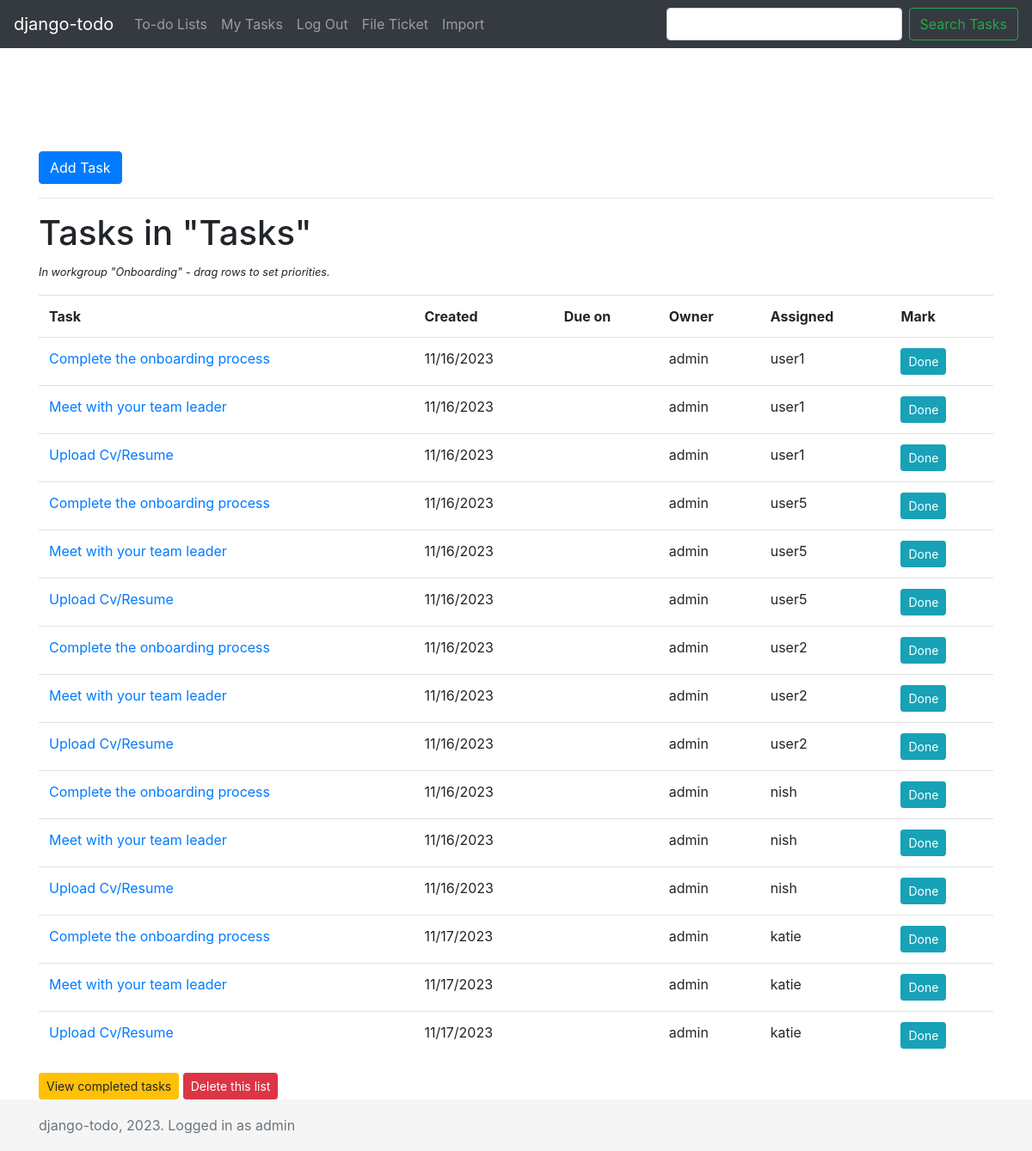
The app's page /todo/1/Onboarding/ (signed in) with its own data.
### todo/models.py (models this page shows, shortened)
class TaskList(models.Model):
    name = models.CharField(max_length=60)
    slug = models.SlugField(default="")
    group = models.ForeignKey(Group, on_delete=models.CASCADE)
    class Meta:
        ordering = ["name"]
        verbose_name_plural = "Task Lists"
        unique_together = ("group", "slug")

class Task(models.Model):
    title = models.CharField(max_length=140)
    task_list = models.ForeignKey(TaskList, on_delete=models.CASCADE, null=True)
    created_date = models.DateField(default=timezone.now, blank=True, null=True)
    due_date = models.DateField(blank=True, null=True)
    completed = models.BooleanField(default=False)
    completed_date = models.DateField(blank=True, null=True)
    created_by = models.ForeignKey(
        settings.AUTH_USER_MODEL,
        null=True,
        blank=True,
        related_name="todo_created_by",
        on_delete=models.CASCADE,
    )
    assigned_to = models.ForeignKey(
        settings.AUTH_USER_MODEL,
        blank=True,
        null=True,
        related_name="todo_assigned_to",
        on_delete=models.CASCADE,
    )
    note = models.TextField(blank=True, null=True)
    priority = models.PositiveIntegerField(blank=True, null=True)
    def overdue_status(self):
        if self.due_date and datetime.date.today() > self.due_date:
            return True
    class Meta:
        ordering = ["priority", "created_date"]

### todo/views/list_detail.py (the view)
# urls.py: path("<int:list_id>/<str:list_slug>/", views.list_detail, name="list_detail"),
@login_required
def list_detail(request, list_id=None, list_slug=None, view_completed=False) -> HttpResponse:
    task_list = None
    form = None
    if list_slug == "mine":
        tasks = Task.objects.filter(assigned_to=request.user)
    else:
        task_list = get_object_or_404(TaskList, id=list_id)
        if task_list.group not in request.user.groups.all() and not request.user.is_superuser:
            raise PermissionDenied
        tasks = Task.objects.filter(task_list=task_list.id)
    if view_completed:
        tasks = tasks.filter(completed=True)
    else:
        tasks = tasks.filter(completed=False)
    if request.POST.getlist("add_edit_task"):
        form = AddEditTaskForm(
            request.user,
            request.POST,
            initial={"assigned_to": request.user.id, "priority": 999, "task_list": task_list},
        )
        if form.is_valid():
            new_task = form.save(commit=False)
            new_task.created_by = request.user
            new_task.note = bleach.clean(form.cleaned_data["note"], strip=True)
            form.save()
            if (
                "notify" in request.POST
                and new_task.assigned_to
                and new_task.assigned_to != request.user
            ):
                send_notify_mail(new_task)
            messages.success(request, 'New task "{t}" has been added.'.format(t=new_task.title))
            return redirect(request.path)
    else:
        if list_slug not in ["mine", "recent-add", "recent-complete"]:
            form = AddEditTaskForm(
                request.user,
                initial={"assigned_to": request.user.id, "priority": 999, "task_list": task_list},
            )
    context = {
        "list_id": list_id,
        "list_slug": list_slug,
        "task_list": task_list,
        "form": form,
        "tasks": tasks,
        "view_completed": view_completed,
    }
    return render(request, "todo/list_detail.html", context)

### todo/forms.py (shortened to what this page needs)
class AddEditTaskForm(ModelForm):
    def __init__(self, user, *args, **kwargs):
        super().__init__(*args, **kwargs)
        task_list = kwargs.get("initial").get("task_list")
        members = task_list.group.user_set.all()
        self.fields["assigned_to"].queryset = members
        self.fields["assigned_to"].label_from_instance = lambda obj: "%s (%s)" % (
            obj.get_full_name(),
            obj.username,
        )
        self.fields["assigned_to"].widget.attrs = {
            "id": "id_assigned_to",
            "class": "custom-select mb-3",
            "name": "assigned_to",
        }
        self.fields["task_list"].value = kwargs["initial"]["task_list"].id
    due_date = forms.DateField(widget=forms.DateInput(attrs={"type": "date"}), required=False)
    title = forms.CharField(widget=forms.widgets.TextInput())
    note = forms.CharField(widget=forms.Textarea(), required=False)
    completed = forms.BooleanField(required=False)
    class Meta:
        model = Task
        exclude = []

### todo/templates/todo/list_detail.html (shortened to what this page needs)
{% extends "todo/base.html" %}
{% load static %}
{% block content %}
  {% if list_slug != "mine" %}
    <button class="btn btn-primary" id="AddTaskButton" type="button"
      data-toggle="collapse" data-target="#AddEditTask">Add Task</button>
    <hr />
  {% endif %}
  {% if tasks %}
    {% if list_slug == "mine" %}
      <h1>Tasks assigned to me (in all groups)</h1>
    {% else %}
      <h1>{{ view_completed|yesno:"Completed tasks, Tasks" }} in "{{ task_list.name }}"</h1>
      <p><small><i>In workgroup "{{ task_list.group }}" - drag rows to set priorities.</i></small></p>
    {% endif %}
      <table class="table" id="tasktable">
        <tr class="nodrop">
          <th>Task</th>
          <th>Created</th>
          <th>Due on</th>
          <th>Owner</th>
          <th>Assigned</th>
          <th>Mark</th>
        </tr>
        {% for task in tasks %}
          <tr id="{{ task.id }}">
            <td>
                <a href="{% url 'todo:task_detail' task.id %}">{{ task.title|truncatewords:10 }}</a>
            </td>
            <td>
                {{ task.created_date|date:"m/d/Y" }}
            </td>
            <td>
            </td>
            <td>
              {{ task.created_by }}
            </td>
            <td>
              {% if task.assigned_to %}{{ task.assigned_to }}{% else %}Anyone{% endif %}
            </td>
            <td>
              <form method="post" action="{% url "todo:task_toggle_done" task.id %}" role="form">
                <button class="btn btn-info btn-sm" type="submit" name="toggle_done">
                  {% if view_completed %}
                    Not Done
                  {% else %}
                    Done
                  {% endif %}
                </button>
              </form>
            </td>
          </tr>
        {% endfor %}
      </table>
      {% include 'todo/include/toggle_delete.html' %}
  {% else %}
    <h4>No tasks on this list yet (add one!)</h4>
    {% include 'todo/include/toggle_delete.html' %}
  {% endif %}
{% endblock %}

### todo/templates/todo/base.html
{% extends "base.html" %}
{% load static %}
{% block extrahead %}
	<link rel="stylesheet" type="text/css" href="{% static 'todo/css/styles.css' %}" />
{% endblock extrahead %}

### todo/templates/base.html (shortened to what this page needs)
{% load static %}
<!doctype html>
<html lang="en">
  <head>
    <link rel="stylesheet" href="https://maxcdn.bootstrapcdn.com/bootstrap/4.0.0/css/bootstrap.min.css">
    <link href="/static/css/sticky-footer-navbar.css" rel="stylesheet">
    {% block extrahead %}{% endblock extrahead %}
  </head>
  <body>
    <header style="margin-bottom:100px">
      <nav class="navbar navbar-expand-md navbar-dark fixed-top bg-dark">
        <a class="navbar-brand" href="/">django-todo</a>
        <div class="collapse navbar-collapse" id="navbarCollapse">
          <ul class="navbar-nav mr-auto">
            {% if user.is_authenticated %}
              <li class="nav-item"><a href="{% url 'todo:lists' %}" class="nav-link">To-do Lists</a></li>
              <li class="nav-item"><a href="{% url 'todo:mine' %}" class="nav-link">My Tasks</a></li>
              <li class="nav-item"><a href="{% url 'todo:logout' %}" class="nav-link">Log Out</a></li>
              <li class="nav-item"><a href="{% url 'todo:external_add' %}" class="nav-link">File Ticket</a></li>
              <li class="nav-item"><a href="{% url 'todo:import_csv' %}" class="nav-link">Import</a></li>
            {% else %}
              {% comment %} <li class="nav-item"><a href="{% url 'login' %}" class="nav-link">Log In</a></li> {% endcomment %}
            {% endif %}
          </ul>
          {% if user.is_authenticated %}
      		  <form class="form-inline mt-2 mt-md-0" action="{% url 'todo:search' %}" method="get" placeholder="Search" aria-label="Search">
              <input type="text" name="q" value="" class="form-control mr-sm-2" id="q">
              <input type="submit" value="Search Tasks" class="btn btn-outline-success my-2 my-sm-0">
            </form>
          {% endif %}
        </div>
      </nav>
    </header>
    <main role="main" class="container" >
      {% block content %}{% endblock %}
    </main>
    <footer class="footer">
      <div class="container">
        <span class="text-muted">
          django-todo, {% now "Y" %}.
          {% if user.is_authenticated %}Logged in as {{ user.username }}{% endif %}</span>
      </div>
    </footer>
  </body>
</html>

### todo/templates/todo/include/toggle_delete.html
  {% if list_slug != "mine" %}
    {% if view_completed %}
      <a href="{% url 'todo:list_detail' list_id list_slug %}" class="btn btn-sm btn-warning">View incomplete tasks</a>
    {% else %}
      <a href="{% url 'todo:list_detail_completed' list_id list_slug %}" class="btn btn-sm btn-warning">View completed tasks</a>
    {% endif %}
    <a href="{% url 'todo:del_list' list_id list_slug %}" class="btn btn-sm btn-danger">Delete this list</a>
  {% endif %}

### todo/static/todo/css/sticky-footer-navbar.css (style rules this page uses)
html { position: relative; min-height: 100%; }
body { margin-bottom: 60px; }
.footer { position: absolute; bottom: 0; width: 100%; height: 60px; line-height: 60px; background-color: #f5f5f5; }
body > .container { padding: 60px 15px 0; }
.footer > .container { padding-right: 15px; padding-left: 15px; }

### records on screen
TaskList: name "Tasks", group "Onboarding"
Task: title "Complete the onboarding process", created_date "11/16/2023", created_by "admin", assigned_to "user1"
Task: title "Meet with your team leader", created_date "11/16/2023", created_by "admin", assigned_to "user1"
Task: title "Upload Cv/Resume", created_date "11/16/2023", created_by "admin", assigned_to "user1"
Task: title "Complete the onboarding process", created_date "11/16/2023", created_by "admin", assigned_to "user5"
Task: title "Meet with your team leader", created_date "11/16/2023", created_by "admin", assigned_to "user5"
Task: title "Upload Cv/Resume", created_date "11/16/2023", created_by "admin", assigned_to "user5"
Task: title "Complete the onboarding process", created_date "11/16/2023", created_by "admin", assigned_to "user2"
Task: title "Meet with your team leader", created_date "11/16/2023", created_by "admin", assigned_to "user2"
Task: title "Upload Cv/Resume", created_date "11/16/2023", created_by "admin", assigned_to "user2"
Task: title "Complete the onboarding process", created_date "11/16/2023", created_by "admin", assigned_to "nish"
Task: title "Meet with your team leader", created_date "11/16/2023", created_by "admin", assigned_to "nish"
Task: title "Upload Cv/Resume", created_date "11/16/2023", created_by "admin", assigned_to "nish"
Task: title "Complete the onboarding process", created_date "11/17/2023", created_by "admin", assigned_to "katie"
Task: title "Meet with your team leader", created_date "11/17/2023", created_by "admin", assigned_to "katie"
Task: title "Upload Cv/Resume", created_date "11/17/2023", created_by "admin", assigned_to "katie"

### other values on screen
{{ user.username }} "admin"
